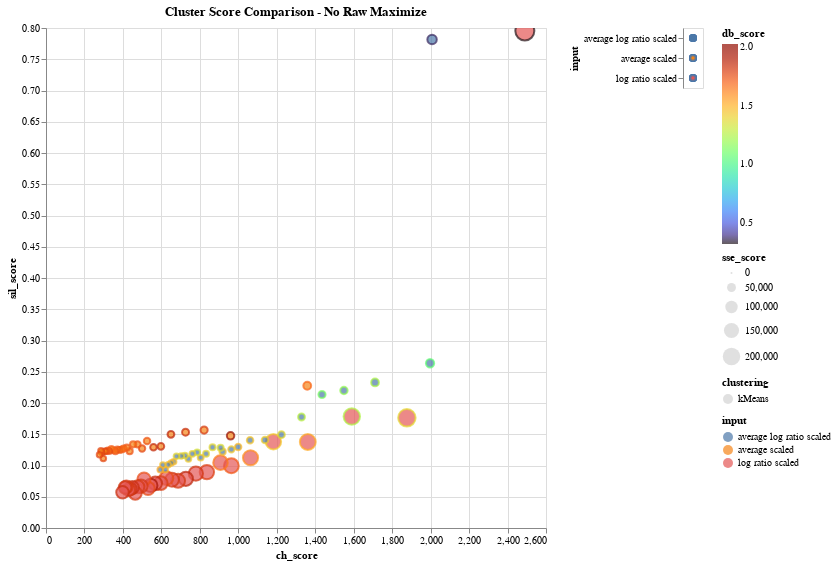

Notebook code for this chart:
### Markdown cell above
***Notes***

- **Optimal Clustering**
    - k = 20, 21, 16 (lower db_score, but slightly higher sse)
    - k = 26, 28, 29 (slightly higher db_score, but low sse)

### Code cell
# REVERSE VISUALIZATION METRICS
# Data: Average Scaled, Log Ratio Scaled
data = df_kmeans_only_noRaw 
domain = ['kMeans']
title = "Cluster Score Comparison - No Raw Maximize"

# Maximize position (top right corner)
x_axis = 'ch_score:Q'
y_axis = 'sil_score:Q'
    
# minimize size and gradient
size = 'sse_score:Q'
gradient = 'db_score:Q'

plot_comparison_plot(data, domain, title, x_axis, y_axis, size, gradient, comparison = "kmeans_only")

### Figure 1 — Vega-Lite specification as saved in the notebook (floating-point values rounded to 4 significant figures)
{"config": {"view": {"continuousWidth": 400, "continuousHeight": 300}}, "hconcat": [{"mark": {"type": "point", "strokeOpacity": 1.0}, "encoding": {"color": {"type": "quantitative", "field": "db_score", "scale": {"scheme": "turbo"}}, "fill": {"condition": {"type": "nominal", "field": "input", "selection": "selector228"}, "value": "lightgray"}, "shape": {"type": "nominal", "field": "clustering"}, "size": {"type": "quantitative", "field": "sse_score"}, "tooltip": [{"type": "nominal", "field": "input"}, {"type": "nominal", "field": "clustering"}, {"type": "nominal", "field": "n_clusters"}, {"type": "quantitative", "field": "sse_score"}, {"type": "quantitative", "field": "db_score"}, {"type": "quantitative", "field": "ch_score"}, {"type": "quantitative", "field": "sil_score"}, {"type": "quantitative", "field": "eps"}, {"type": "quantitative", "field": "min_samples"}], "x": {"type": "quantitative", "field": "ch_score"}, "y": {"type": "quantitative", "field": "sil_score"}}, "height": 500, "selection": {"selector229": {"type": "interval", "bind": "scales", "encodings": ["x", "y"]}, "selector228": {"type": "multi", "fields": ["input"]}}, "title": "Cluster Score Comparison - No Raw Maximize", "width": 500}, {"mark": "point", "encoding": {"fill": {"condition": {"type": "nominal", "field": "input", "selection": "selector228"}, "value": "lightgray"}, "y": {"type": "nominal", "axis": {"orient": "left"}, "field": "input"}}, "selection": {"selector228": {"type": "multi", "fields": ["input"]}}}], "data": {"name": "data-6bd48fad5fff17f438919eed25896fb3"}, "$schema": "https://vega.github.io/schema/vega-lite/v4.8.1.json", "datasets": {"data-6bd48fad5fff17f438919eed25896fb3": [{"input": "log ratio scaled", "clustering": "kMeans", "sil_score": 0.7952, "sse_score": 238300.0, "ch_score": 2490.0, "db_score": 0.3213, "n_clusters": 2.0, "eps": null, "min_samples": null}, {"input": "log ratio scaled", "clustering": "kMeans", "sil_score": 0.1764, "sse_score": 200500.0, "ch_score": 1877.0, "db_score": 1.377, "n_clusters": 3.0, "eps": null, "min_samples": null}, {"input": "log ratio scaled", "clustering": "kMeans", "sil_score": 0.1783, "sse_score": 177700.0, "ch_score": 1590.0, "db_score": 1.244, "n_clusters": 4.0, "eps": null, "min_samples": null}, {"input": "log ratio scaled", "clustering": "kMeans", "sil_score": 0.1377, "sse_score": 165300.0, "ch_score": 1361.0, "db_score": 1.519, "n_clusters": 5.0, "eps": null, "min_samples": null}, {"input": "log ratio scaled", "clustering": "kMeans", "sil_score": 0.1382, "sse_score": 157600.0, "ch_score": 1183.0, "db_score": 1.428, "n_clusters": 6.0, "eps": null, "min_samples": null}, {"input": "log ratio scaled", "clustering": "kMeans", "sil_score": 0.1124, "sse_score": 150600.0, "ch_score": 1064.0, "db_score": 1.586, "n_clusters": 7.0, "eps": null, "min_samples": null}, {"input": "log ratio scaled", "clustering": "kMeans", "sil_score": 0.09956, "sse_score": 145600.0, "ch_score": 963.8, "db_score": 1.72, "n_clusters": 8.0, "eps": null, "min_samples": null}, {"input": "log ratio scaled", "clustering": "kMeans", "sil_score": 0.1046, "sse_score": 139100.0, "ch_score": 907.4, "db_score": 1.636, "n_clusters": 9.0, "eps": null, "min_samples": null}, {"input": "log ratio scaled", "clustering": "kMeans", "sil_score": 0.08943, "sse_score": 135800.0, "ch_score": 836.6, "db_score": 1.787, "n_clusters": 10.0, "eps": null, "min_samples": null}, {"input": "log ratio scaled", "clustering": "kMeans", "sil_score": 0.08703, "sse_score": 132800.0, "ch_score": 779.3, "db_score": 1.823, "n_clusters": 11.0, "eps": null, "min_samples": null}, {"input": "log ratio scaled", "clustering": "kMeans", "sil_score": 0.07868, "sse_score": 130600.0, "ch_score": 727.3, "db_score": 1.875, "n_clusters": 12.0, "eps": null, "min_samples": null}, {"input": "log ratio scaled", "clustering": "kMeans", "sil_score": 0.07546, "sse_score": 128000.0, "ch_score": 686.8, "db_score": 1.815, "n_clusters": 13.0, "eps": null, "min_samples": null}, {"input": "log ratio scaled", "clustering": "kMeans", "sil_score": 0.0772, "sse_score": 125200.0, "ch_score": 655.2, "db_score": 1.822, "n_clusters": 14.0, "eps": null, "min_samples": null}, {"input": "log ratio scaled", "clustering": "kMeans", "sil_score": 0.07978, "sse_score": 122800.0, "ch_score": 626.3, "db_score": 1.758, "n_clusters": 15.0, "eps": null, "min_samples": null}, {"input": "log ratio scaled", "clustering": "kMeans", "sil_score": 0.07176, "sse_score": 121000.0, "ch_score": 597.3, "db_score": 1.797, "n_clusters": 16.0, "eps": null, "min_samples": null}, {"input": "log ratio scaled", "clustering": "kMeans", "sil_score": 0.07137, "sse_score": 119800.0, "ch_score": 568.1, "db_score": 1.854, "n_clusters": 17.0, "eps": null, "min_samples": null}, {"input": "log ratio scaled", "clustering": "kMeans", "sil_score": 0.06817, "sse_score": 118200.0, "ch_score": 544.5, "db_score": 1.937, "n_clusters": 18.0, "eps": null, "min_samples": null}, {"input": "log ratio scaled", "clustering": "kMeans", "sil_score": 0.06338, "sse_score": 115700.0, "ch_score": 530.6, "db_score": 1.761, "n_clusters": 19.0, "eps": null, "min_samples": null}, {"input": "log ratio scaled", "clustering": "kMeans", "sil_score": 0.07827, "sse_score": 114600.0, "ch_score": 509.8, "db_score": 1.744, "n_clusters": 20.0, "eps": null, "min_samples": null}, {"input": "log ratio scaled", "clustering": "kMeans", "sil_score": 0.06707, "sse_score": 112900.0, "ch_score": 494.3, "db_score": 1.814, "n_clusters": 21.0, "eps": null, "min_samples": null}, {"input": "log ratio scaled", "clustering": "kMeans", "sil_score": 0.06588, "sse_score": 111700.0, "ch_score": 477.6, "db_score": 1.81, "n_clusters": 22.0, "eps": null, "min_samples": null}, {"input": "log ratio scaled", "clustering": "kMeans", "sil_score": 0.0558, "sse_score": 110300.0, "ch_score": 464.1, "db_score": 1.812, "n_clusters": 23.0, "eps": null, "min_samples": null}, {"input": "log ratio scaled", "clustering": "kMeans", "sil_score": 0.06469, "sse_score": 109400.0, "ch_score": 449.2, "db_score": 1.847, "n_clusters": 24.0, "eps": null, "min_samples": null}, {"input": "log ratio scaled", "clustering": "kMeans", "sil_score": 0.06265, "sse_score": 108000.0, "ch_score": 438.2, "db_score": 1.837, "n_clusters": 25.0, "eps": null, "min_samples": null}, {"input": "log ratio scaled", "clustering": "kMeans", "sil_score": 0.06154, "sse_score": 106400.0, "ch_score": 429.4, "db_score": 1.816, "n_clusters": 26.0, "eps": null, "min_samples": null}, {"input": "log ratio scaled", "clustering": "kMeans", "sil_score": 0.06563, "sse_score": 105500.0, "ch_score": 417.7, "db_score": 1.809, "n_clusters": 27.0, "eps": null, "min_samples": null}, {"input": "log ratio scaled", "clustering": "kMeans", "sil_score": 0.06474, "sse_score": 103800.0, "ch_score": 411.1, "db_score": 1.823, "n_clusters": 28.0, "eps": null, "min_samples": null}, {"input": "log ratio scaled", "clustering": "kMeans", "sil_score": 0.0571, "sse_score": 103500.0, "ch_score": 397.8, "db_score": 1.845, "n_clusters": 29.0, "eps": null, "min_samples": null}, {"input": "average scaled", "clustering": "kMeans", "sil_score": 0.2276, "sse_score": 38380.0, "ch_score": 1359.0, "db_score": 1.685, "n_clusters": 2.0, "eps": null, "min_samples": null}, {"input": "average scaled", "clustering": "kMeans", "sil_score": 0.1475, "sse_score": 34870.0, "ch_score": 959.8, "db_score": 2.024, "n_clusters": 3.0, "eps": null, "min_samples": null}, {"input": "average scaled", "clustering": "kMeans", "sil_score": 0.1567, "sse_score": 32010.0, "ch_score": 822.1, "db_score": 1.814, "n_clusters": 4.0, "eps": null, "min_samples": null}, {"input": "average scaled", "clustering": "kMeans", "sil_score": 0.1533, "sse_score": 30040.0, "ch_score": 725.6, "db_score": 1.85, "n_clusters": 5.0, "eps": null, "min_samples": null}, {"input": "average scaled", "clustering": "kMeans", "sil_score": 0.1498, "sse_score": 28650.0, "ch_score": 649.7, "db_score": 1.88, "n_clusters": 6.0, "eps": null, "min_samples": null}, {"input": "average scaled", "clustering": "kMeans", "sil_score": 0.1307, "sse_score": 27410.0, "ch_score": 597.4, "db_score": 1.855, "n_clusters": 7.0, "eps": null, "min_samples": null}, {"input": "average scaled", "clustering": "kMeans", "sil_score": 0.1293, "sse_score": 26300.0, "ch_score": 558.9, "db_score": 1.86, "n_clusters": 8.0, "eps": null, "min_samples": null}, {"input": "average scaled", "clustering": "kMeans", "sil_score": 0.1392, "sse_score": 25380.0, "ch_score": 525.4, "db_score": 1.733, "n_clusters": 9.0, "eps": null, "min_samples": null}, {"input": "average scaled", "clustering": "kMeans", "sil_score": 0.1271, "sse_score": 24530.0, "ch_score": 499.6, "db_score": 1.771, "n_clusters": 10.0, "eps": null, "min_samples": null}, {"input": "average scaled", "clustering": "kMeans", "sil_score": 0.1338, "sse_score": 23810.0, "ch_score": 475.8, "db_score": 1.741, "n_clusters": 11.0, "eps": null, "min_samples": null}, {"input": "average scaled", "clustering": "kMeans", "sil_score": 0.1338, "sse_score": 23220.0, "ch_score": 453.0, "db_score": 1.722, "n_clusters": 12.0, "eps": null, "min_samples": null}, {"input": "average scaled", "clustering": "kMeans", "sil_score": 0.123, "sse_score": 22630.0, "ch_score": 435.1, "db_score": 1.741, "n_clusters": 13.0, "eps": null, "min_samples": null}, {"input": "average scaled", "clustering": "kMeans", "sil_score": 0.1288, "sse_score": 22050.0, "ch_score": 420.5, "db_score": 1.74, "n_clusters": 14.0, "eps": null, "min_samples": null}, {"input": "average scaled", "clustering": "kMeans", "sil_score": 0.1272, "sse_score": 21640.0, "ch_score": 403.6, "db_score": 1.716, "n_clusters": 15.0, "eps": null, "min_samples": null}, {"input": "average scaled", "clustering": "kMeans", "sil_score": 0.1257, "sse_score": 21070.0, "ch_score": 394.3, "db_score": 1.703, "n_clusters": 16.0, "eps": null, "min_samples": null}, {"input": "average scaled", "clustering": "kMeans", "sil_score": 0.1247, "sse_score": 20660.0, "ch_score": 382.1, "db_score": 1.723, "n_clusters": 17.0, "eps": null, "min_samples": null}, {"input": "average scaled", "clustering": "kMeans", "sil_score": 0.1259, "sse_score": 20280.0, "ch_score": 370.8, "db_score": 1.736, "n_clusters": 18.0, "eps": null, "min_samples": null}, {"input": "average scaled", "clustering": "kMeans", "sil_score": 0.1228, "sse_score": 19920.0, "ch_score": 360.9, "db_score": 1.741, "n_clusters": 19.0, "eps": null, "min_samples": null}, {"input": "average scaled", "clustering": "kMeans", "sil_score": 0.1247, "sse_score": 19630.0, "ch_score": 350.1, "db_score": 1.701, "n_clusters": 20.0, "eps": null, "min_samples": null}, {"input": "average scaled", "clustering": "kMeans", "sil_score": 0.1267, "sse_score": 19360.0, "ch_score": 340.0, "db_score": 1.709, "n_clusters": 21.0, "eps": null, "min_samples": null}, {"input": "average scaled", "clustering": "kMeans", "sil_score": 0.1229, "sse_score": 19190.0, "ch_score": 328.4, "db_score": 1.774, "n_clusters": 22.0, "eps": null, "min_samples": null}, {"input": "average scaled", "clustering": "kMeans", "sil_score": 0.1241, "sse_score": 18880.0, "ch_score": 321.8, "db_score": 1.725, "n_clusters": 23.0, "eps": null, "min_samples": null}, {"input": "average scaled", "clustering": "kMeans", "sil_score": 0.1228, "sse_score": 18670.0, "ch_score": 313.2, "db_score": 1.751, "n_clusters": 24.0, "eps": null, "min_samples": null}, {"input": "average scaled", "clustering": "kMeans", "sil_score": 0.1227, "sse_score": 18450.0, "ch_score": 305.7, "db_score": 1.772, "n_clusters": 25.0, "eps": null, "min_samples": null}, {"input": "average scaled", "clustering": "kMeans", "sil_score": 0.1113, "sse_score": 18260.0, "ch_score": 298.1, "db_score": 1.772, "n_clusters": 26.0, "eps": null, "min_samples": null}, {"input": "average scaled", "clustering": "kMeans", "sil_score": 0.1209, "sse_score": 18130.0, "ch_score": 289.8, "db_score": 1.791, "n_clusters": 27.0, "eps": null, "min_samples": null}, {"input": "average scaled", "clustering": "kMeans", "sil_score": 0.1235, "sse_score": 17850.0, "ch_score": 285.7, "db_score": 1.773, "n_clusters": 28.0, "eps": null, "min_samples": null}, {"input": "average scaled", "clustering": "kMeans", "sil_score": 0.117, "sse_score": 17740.0, "ch_score": 278.2, "db_score": 1.775, "n_clusters": 29.0, "eps": null, "min_samples": null}, {"input": "average log ratio scaled", "clustering": "kMeans", "sil_score": 0.7817, "sse_score": 57060.0, "ch_score": 2008.0, "db_score": 0.3616, "n_clusters": 2.0, "eps": null, "min_samples": null}, {"input": "average log ratio scaled", "clustering": "kMeans", "sil_score": 0.2636, "sse_score": 43240.0, "ch_score": 1997.0, "db_score": 1.062, "n_clusters": 3.0, "eps": null, "min_samples": null}, {"input": "average log ratio scaled", "clustering": "kMeans", "sil_score": 0.2329, "sse_score": 37960.0, "ch_score": 1711.0, "db_score": 1.241, "n_clusters": 4.0, "eps": null, "min_samples": null}, {"input": "average log ratio scaled", "clustering": "kMeans", "sil_score": 0.22, "sse_score": 34080.0, "ch_score": 1549.0, "db_score": 1.184, "n_clusters": 5.0, "eps": null, "min_samples": null}, {"input": "average log ratio scaled", "clustering": "kMeans", "sil_score": 0.2136, "sse_score": 31140.0, "ch_score": 1435.0, "db_score": 1.124, "n_clusters": 6.0, "eps": null, "min_samples": null}, {"input": "average log ratio scaled", "clustering": "kMeans", "sil_score": 0.1776, "sse_score": 29100.0, "ch_score": 1329.0, "db_score": 1.269, "n_clusters": 7.0, "eps": null, "min_samples": null}, {"input": "average log ratio scaled", "clustering": "kMeans", "sil_score": 0.1494, "sse_score": 27730.0, "ch_score": 1224.0, "db_score": 1.372, "n_clusters": 8.0, "eps": null, "min_samples": null}, {"input": "average log ratio scaled", "clustering": "kMeans", "sil_score": 0.1407, "sse_score": 26600.0, "ch_score": 1139.0, "db_score": 1.413, "n_clusters": 9.0, "eps": null, "min_samples": null}, {"input": "average log ratio scaled", "clustering": "kMeans", "sil_score": 0.1405, "sse_score": 25750.0, "ch_score": 1061.0, "db_score": 1.443, "n_clusters": 10.0, "eps": null, "min_samples": null}, {"input": "average log ratio scaled", "clustering": "kMeans", "sil_score": 0.1297, "sse_score": 24940.0, "ch_score": 999.3, "db_score": 1.476, "n_clusters": 11.0, "eps": null, "min_samples": null}, {"input": "average log ratio scaled", "clustering": "kMeans", "sil_score": 0.1258, "sse_score": 23910.0, "ch_score": 963.9, "db_score": 1.431, "n_clusters": 12.0, "eps": null, "min_samples": null}, {"input": "average log ratio scaled", "clustering": "kMeans", "sil_score": 0.122, "sse_score": 23250.0, "ch_score": 918.5, "db_score": 1.456, "n_clusters": 13.0, "eps": null, "min_samples": null}, {"input": "average log ratio scaled", "clustering": "kMeans", "sil_score": 0.1283, "sse_score": 22110.0, "ch_score": 907.9, "db_score": 1.356, "n_clusters": 14.0, "eps": null, "min_samples": null}, {"input": "average log ratio scaled", "clustering": "kMeans", "sil_score": 0.1291, "sse_score": 21670.0, "ch_score": 866.0, "db_score": 1.375, "n_clusters": 15.0, "eps": null, "min_samples": null}, {"input": "average log ratio scaled", "clustering": "kMeans", "sil_score": 0.1188, "sse_score": 21200.0, "ch_score": 832.3, "db_score": 1.379, "n_clusters": 16.0, "eps": null, "min_samples": null}, {"input": "average log ratio scaled", "clustering": "kMeans", "sil_score": 0.1127, "sse_score": 20720.0, "ch_score": 804.4, "db_score": 1.433, "n_clusters": 17.0, "eps": null, "min_samples": null}, {"input": "average log ratio scaled", "clustering": "kMeans", "sil_score": 0.1211, "sse_score": 20130.0, "ch_score": 785.9, "db_score": 1.341, "n_clusters": 18.0, "eps": null, "min_samples": null}, {"input": "average log ratio scaled", "clustering": "kMeans", "sil_score": 0.1186, "sse_score": 19750.0, "ch_score": 761.1, "db_score": 1.399, "n_clusters": 19.0, "eps": null, "min_samples": null}, {"input": "average log ratio scaled", "clustering": "kMeans", "sil_score": 0.1107, "sse_score": 19340.0, "ch_score": 740.6, "db_score": 1.419, "n_clusters": 20.0, "eps": null, "min_samples": null}, {"input": "average log ratio scaled", "clustering": "kMeans", "sil_score": 0.116, "sse_score": 18940.0, "ch_score": 722.6, "db_score": 1.381, "n_clusters": 21.0, "eps": null, "min_samples": null}, {"input": "average log ratio scaled", "clustering": "kMeans", "sil_score": 0.1152, "sse_score": 18630.0, "ch_score": 703.0, "db_score": 1.396, "n_clusters": 22.0, "eps": null, "min_samples": null}, {"input": "average log ratio scaled", "clustering": "kMeans", "sil_score": 0.1148, "sse_score": 18470.0, "ch_score": 678.4, "db_score": 1.383, "n_clusters": 23.0, "eps": null, "min_samples": null}, {"input": "average log ratio scaled", "clustering": "kMeans", "sil_score": 0.106, "sse_score": 18150.0, "ch_score": 663.6, "db_score": 1.461, "n_clusters": 24.0, "eps": null, "min_samples": null}, {"input": "average log ratio scaled", "clustering": "kMeans", "sil_score": 0.1039, "sse_score": 17820.0, "ch_score": 650.5, "db_score": 1.471, "n_clusters": 25.0, "eps": null, "min_samples": null}, {"input": "average log ratio scaled", "clustering": "kMeans", "sil_score": 0.1013, "sse_score": 17580.0, "ch_score": 635.1, "db_score": 1.459, "n_clusters": 26.0, "eps": null, "min_samples": null}, {"input": "average log ratio scaled", "clustering": "kMeans", "sil_score": 0.09339, "sse_score": 17370.0, "ch_score": 620.2, "db_score": 1.48, "n_clusters": 27.0, "eps": null, "min_samples": null}, {"input": "average log ratio scaled", "clustering": "kMeans", "sil_score": 0.1009, "sse_score": 17130.0, "ch_score": 607.4, "db_score": 1.452, "n_clusters": 28.0, "eps": null, "min_samples": null}, {"input": "average log ratio scaled", "clustering": "kMeans", "sil_score": 0.09311, "sse_score": 16940.0, "ch_score": 593.7, "db_score": 1.519, "n_clusters": 29.0, "eps": null, "min_samples": null}]}}
